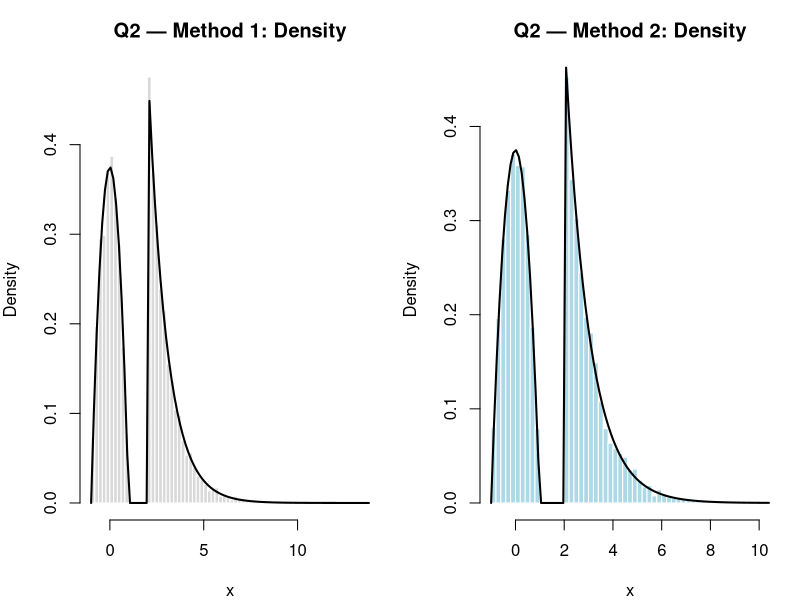
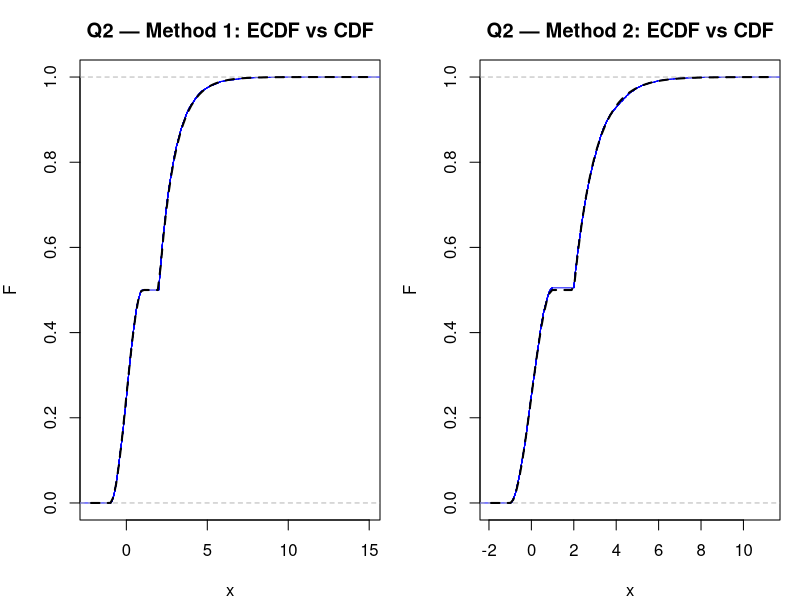

Source code (R) for these figures, in order:
## Q2: f(x) = a(1 - x^2) on [-1,1], 0.5*exp(-(x-2)) on [2,inf), 0 else
set.seed(42)
n  <- 10000
a  <- 3/8
p1 <- 0.5   # mass on [-1,1]
p2 <- 0.5   # mass on [2, inf)

## ---------- full pdf / cdf ----------
pdf_full <- function(x){
  y <- numeric(length(x))
  y[x >= -1 & x <= 1] <- a*(1 - x[x >= -1 & x <= 1]^2)
  y[x >= 2]          <- 0.5 * exp(-(x[x >= 2] - 2))
  y
}
cdf_full <- function(x){
  res <- numeric(length(x))
  F1  <- function(xx) (3/8)*(xx - xx^3/3 + 2/3)
  res[x < -1] <- 0
  res[x >= -1 & x <= 1] <- F1(x[x >= -1 & x <= 1])
  res[x > 1 & x < 2] <- 0.5
  res[x >= 2] <- 1 - 0.5*exp(-(x[x >= 2] - 2))
  res
}

## ---------- conditional CDF / inverse on [-1,1] ----------
## density: (3/4)(1 - x^2), CDF F1_cond(x) = (3/4)(x - x^3/3 + 2/3)
F1_cond <- function(x) (3/4)*(x - x^3/3 + 2/3)
q1_cond <- function(u){
  sapply(u, function(uu)
    uniroot(function(x) F1_cond(x) - uu, c(-1,1), tol = 1e-10)$root)
}
r_sub1 <- function(m) q1_cond(runif(m))

## ---------- conditional inverse on [2,inf): exp(-(x-2)) ----------
q2_cond <- function(u) 2 - log(1 - u)
r_sub2 <- function(m) q2_cond(runif(m))

## ---------- theoretical moments ----------
mu1 <- 0
Ex2_1 <- integrate(function(t) t^2*(3/4)*(1 - t^2), -1, 1)$value
var1 <- Ex2_1
mu2 <- 3
var2 <- 1
mu_th  <- p1*mu1 + p2*mu2
var_th <- p1*(var1 + mu1^2) + p2*(var2 + mu2^2) - mu_th^2

## =====================================================================
## Method 1: per-sample categorical classification (sample)
## =====================================================================
t1 <- system.time({
  ind1 <- sample(1:2, size = n, replace = TRUE, prob = c(p1, p2))
  n1   <- sum(ind1 == 1)
  n2   <- sum(ind1 == 2)

  x1 <- numeric(n)
  x1[ind1 == 1] <- r_sub1(n1)
  x1[ind1 == 2] <- r_sub2(n2)

  m1  <- mean(x1)
  v1e <- var(x1)
})
cat(sprintf("Q2-Method1(per-sample cat): N1=%d, N2=%d, time=%.3fs\n", n1, n2, t1["elapsed"]))

## =====================================================================
## Method 2: U ~ Unif[0,1], threshold + reuse U in conditional inverse
## =====================================================================
t2 <- system.time({
  U  <- runif(n)
  x2 <- numeric(n)

  idx1 <- (U < p1)
  idx2 <- !idx1

  if (any(idx1)) {
    u1 <- U[idx1] / p1                      # [0,p1) -> [0,1]
    x2[idx1] <- q1_cond(u1)
  }
  if (any(idx2)) {
    u2 <- (U[idx2] - p1) / p2               # [p1,1] -> [0,1]
    x2[idx2] <- q2_cond(u2)
  }

  n1b <- sum(idx1); n2b <- sum(idx2)
  m2  <- mean(x2)
  v2e <- var(x2)
})
cat(sprintf("Q2-Method2(U->Fi^-1): N1=%d, N2=%d, time=%.3fs\n\n", n1b, n2b, t2["elapsed"]))

## ---------- print comparison ----------
cat("=== Q2: Theoretical vs Empirical ===\n")
cat(sprintf("Theory : mean=%.6f  var=%.6f\n", mu_th, var_th))
cat(sprintf("Method1: mean=%.6f  var=%.6f\n", m1, v1e))
cat(sprintf("Method2: mean=%.6f  var=%.6f\n\n", m2, v2e))

## ---------- plots ----------
png("q2_density_compare.png", 1600, 800, res = 150)
par(mfrow = c(1,2), mar = c(4,4,3,1))
hist(x1, breaks = "FD", freq = FALSE, col = "grey85", border = "white",
     main = "Q2 — Method 1: Density", xlab = "x")
curve(pdf_full(x), add = TRUE, lwd = 2)

hist(x2, breaks = "FD", freq = FALSE, col = "lightblue", border = "white",
     main = "Q2 — Method 2: Density", xlab = "x")
curve(pdf_full(x), add = TRUE, lwd = 2)
dev.off()

png("q2_cdf_compare.png", 1600, 800, res = 150)
par(mfrow = c(1,2), mar = c(4,4,3,1))
plot(ecdf(x1), main = "Q2 — Method 1: ECDF vs CDF", xlab = "x", ylab = "F", col = "blue")
curve(cdf_full(x), add = TRUE, lwd = 2, lty = 2)

plot(ecdf(x2), main = "Q2 — Method 2: ECDF vs CDF", xlab = "x", ylab = "F", col = "blue")
curve(cdf_full(x), add = TRUE, lwd = 2, lty = 2)
dev.off()
